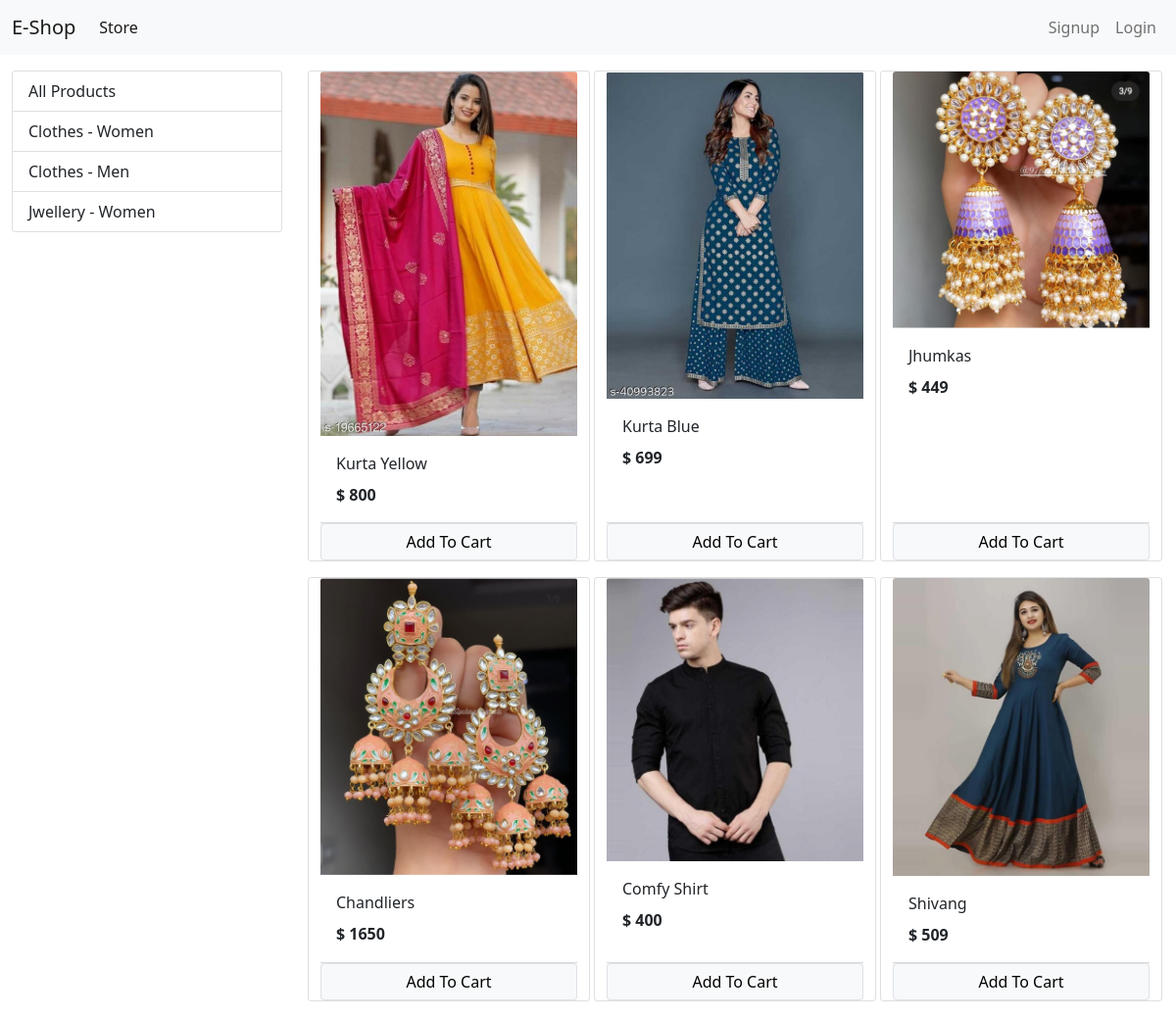
The page / on the database its author committed.
### store/models/category.py (models this page shows, shortened)
class Category(models.Model):
    name = models.CharField(max_length=50)
    @staticmethod
    def get_all_categories():
        return Category.objects.all()

### store/models/product.py (models this page shows, shortened)
class Product(models.Model):
    name = models.CharField(max_length=100)
    price = models.IntegerField(default=0)
    category = models.ForeignKey(Category, on_delete=models.CASCADE, default=1)
    description = models.CharField(max_length=200 , default='', null=True, blank=True)
    image = models.ImageField(upload_to='uploads/products/')
    @staticmethod
    def get_all_products():
        return Product.objects.all()

### store/views/home.py (the view, shortened to what this page needs)
# urls.py: path('', Index.as_view(), name='homepage'),
class Index(View):
    def get(self , request):
        cart=request.session.get('cart')
        if not cart:
            request.session['cart'] = {}
        products = None
        categories = Category.get_all_categories()
        categoryID = request.GET.get('category')
        if categoryID:
            products = Product.get_all_products_by_categoryid(categoryID)
        else:
            products = Product.get_all_products();
        data = {}
        data['products'] = products
        data['categories'] = categories
        print('You are : ', request.session.get('email'))
        return render(request, 'index.html', data)

### store/templatetags/cart.py (called while the page is built)
@register.filter(name='is_in_cart')
def is_in_cart(product , cart):
    keys=cart.keys()
    for id in keys:
        if int(id)==product.id:
            return True
    return False;

### store/templatetags/custom_filter.py (called while the page is built)
@register.filter(name='currency')
def currency(number):
    return " $ "+str(number)

### store/templates/index.html (shortened to what this page needs)
{% extends 'base.html' %}
{% block content %}
{% load cart %}
{% load custom_filter %}
<div class="container-fluid mt-3">
  <div class="row">
    <div class="col-lg-3 mx-auto">
      <div class="list-group">
        <a href="/" class="list-group-item list-group-item-action">All Products</a>
        {% for category in categories %}
        <a href="/?category={{category.id}}" class="list-group-item list-group-item-action">{{category.name}}</a>
        {% endfor %}
      </div>
    </div>
    <div id = 'products' class="col-lg-9 mx-auto">
      <div class = "row mx-auto">
        {% for product in products %}
          <div class="card mx-auto mb-3" id='{{product.id}}' style="width: 18rem;">
            <img src="{{product.image.url}}" class="card-img-top" alt="...">
            <div class="card-body">
              <p class="card-title">{{product.name}}</p>
              <p class="card-text"><b>{{product.price|currency}}</b></p>
            </div>
            <div class = "card-footer p-0">
              {% if product|is_in_cart:request.session.cart %}
              <div class="row nu-gutters">
                <form action="/#{{product.id}}"  class="col-2" method = "post">
                  {% csrf_token %}
                  <input hidden type="text" name='product' value='{{product.id}}'>
                  <input hidden type="text" name='remove' value='True'>
                  <input type="submit" value = " - " class = "btn btn-block btn-secondary">
                </form>
                <div class="text-center col">{{product|cart_quantity:request.session.cart}} in Cart</div>
                <form action="/#{{product.id}}"  class="col-2" method = "post">
                  {% csrf_token %}
                  <input hidden type="text" name='product' value='{{product.id}}'>
                  <input type="submit" value = " + " class = "btn btn-block btn-secondary">
                </form>
              </div>
              {% else %}
              <form action="/#{{product.id}}" method="POST"  class = "btn-block">
                <input type="submit" class="float-right btn btn-light border form-control" value="Add To Cart"></a>
              </form>
              {% endif %}
            </div>
          </div>
        {% endfor %}
      </div>
    </div>
  </div>
</div>
{% endblock %}

### store/templates/base.html (shortened to what this page needs)
<!doctype html>
<html lang="en">
  <head>
    <link href="https://cdn.jsdelivr.net/npm/bootstrap@5.1.1/dist/css/bootstrap.min.css" rel="stylesheet">
  </head>
  <body>
    <nav class="navbar navbar-expand-lg navbar-light bg-light">
      <div class="container-fluid">
        <a class="navbar-brand" href="/">E-Shop</a>
        <div class="collapse navbar-collapse" id="navbarSupportedContent">
          <ul class="navbar-nav me-auto mb-2 mb-lg-0">
            <li class="nav-item">
              <a class="nav-link active" aria-current="page" href="/">Store</a>
            </li>
          </ul>
          <ul class="navbar-nav my-2 my-lg-0">
            {% if request.session.customer %}
            <li class="nav-item">
              <a class="nav-link" aria-current="page" href="/cart">Cart
              <span class="bg bg-info">{{request.session.cart.keys|length}}</span></a>
            </li>
            <li class="nav-item">
              <a class="nav-link" aria-current="page" href="/orders">Orders</a>
            </li>
            <li class="nav-item">
              <a class="nav-link" aria-current="page" href="/logout">Logout</a>
            </li>
            {% else %}
            <li class="nav-item">
              <a class="nav-link" aria-current="page" href="/signup">Signup</a>
            </li>
            <li class="nav-item">
              <a class="nav-link" aria-current="page" href="/login">Login</a>
            </li>
            {% endif %}
          </ul>
        </div>
      </div>
    </nav>
      {% block content %}{% endblock%}
  </body>
</html>

### rows shown on the page
Category: name "Clothes - Women"
Category: name "Clothes - Men"
Category: name "Jwellery - Women"
Product: image (picture), name "Kurta Yellow", price "$ 800"
Product: image (picture), name "Kurta Blue", price "$ 699"
Product: image (picture), name "Jhumkas", price "$ 449"
Product: image (picture), name "Chandliers", price "$ 1650"
Product: image (picture), name "Comfy Shirt", price "$ 400"
Product: image (picture), name "Shivang", price "$ 509"
